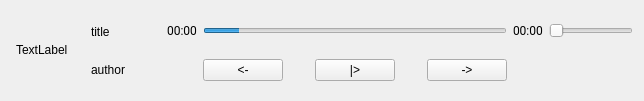
<?xml version="1.0" encoding="UTF-8"?>
<ui version="4.0">
 <class>AudioPlayer</class>
 <widget class="QWidget" name="AudioPlayer">
  <property name="geometry">
   <rect>
    <x>0</x>
    <y>0</y>
    <width>644</width>
    <height>101</height>
   </rect>
  </property>
  <property name="windowTitle">
   <string>AudioPlayer</string>
  </property>
  <layout class="QGridLayout" name="gridLayout">
   <item row="1" column="2">
    <layout class="QHBoxLayout" name="horizontalLayout">
     <item>
      <widget class="QPushButton" name="previous">
       <property name="text">
        <string>&lt;-</string>
       </property>
      </widget>
     </item>
     <item>
      <spacer name="horizontalSpacer">
       <property name="orientation">
        <enum>Qt::Horizontal</enum>
       </property>
       <property name="sizeHint" stdset="0">
        <size>
         <width>40</width>
         <height>20</height>
        </size>
       </property>
      </spacer>
     </item>
     <item>
      <widget class="QPushButton" name="play">
       <property name="text">
        <string>|&gt;</string>
       </property>
      </widget>
     </item>
     <item>
      <spacer name="horizontalSpacer_2">
       <property name="orientation">
        <enum>Qt::Horizontal</enum>
       </property>
       <property name="sizeHint" stdset="0">
        <size>
         <width>40</width>
         <height>20</height>
        </size>
       </property>
      </spacer>
     </item>
     <item>
      <widget class="QPushButton" name="skip">
       <property name="text">
        <string>-&gt;</string>
       </property>
      </widget>
     </item>
    </layout>
   </item>
   <item row="0" column="2">
    <widget class="QSlider" name="timeSlider">
     <property name="styleSheet">
      <string notr="true">QSlider::handle:horizontal{
	border:0px;
}
QSlider::groove{
	border:0px
	background-color:white;
}
</string>
     </property>
     <property name="value">
      <number>12</number>
     </property>
     <property name="orientation">
      <enum>Qt::Horizontal</enum>
     </property>
    </widget>
   </item>
   <item row="0" column="3">
    <widget class="QLabel" name="endTime">
     <property name="sizePolicy">
      <sizepolicy hsizetype="Fixed" vsizetype="Fixed">
       <horstretch>0</horstretch>
       <verstretch>0</verstretch>
      </sizepolicy>
     </property>
     <property name="minimumSize">
      <size>
       <width>30</width>
       <height>13</height>
      </size>
     </property>
     <property name="maximumSize">
      <size>
       <width>30</width>
       <height>13</height>
      </size>
     </property>
     <property name="font">
      <font>
       <family>Roboto</family>
      </font>
     </property>
     <property name="text">
      <string>00:00</string>
     </property>
    </widget>
   </item>
   <item row="0" column="4">
    <widget class="QSlider" name="volumeSlider">
     <property name="sizePolicy">
      <sizepolicy hsizetype="Fixed" vsizetype="Fixed">
       <horstretch>0</horstretch>
       <verstretch>0</verstretch>
      </sizepolicy>
     </property>
     <property name="maximum">
      <number>100</number>
     </property>
     <property name="tracking">
      <bool>true</bool>
     </property>
     <property name="orientation">
      <enum>Qt::Horizontal</enum>
     </property>
     <property name="invertedAppearance">
      <bool>false</bool>
     </property>
     <property name="invertedControls">
      <bool>false</bool>
     </property>
     <property name="tickPosition">
      <enum>QSlider::NoTicks</enum>
     </property>
    </widget>
   </item>
   <item row="0" column="1">
    <widget class="QLabel" name="currentTime">
     <property name="sizePolicy">
      <sizepolicy hsizetype="Fixed" vsizetype="Fixed">
       <horstretch>0</horstretch>
       <verstretch>0</verstretch>
      </sizepolicy>
     </property>
     <property name="minimumSize">
      <size>
       <width>30</width>
       <height>13</height>
      </size>
     </property>
     <property name="maximumSize">
      <size>
       <width>30</width>
       <height>13</height>
      </size>
     </property>
     <property name="font">
      <font>
       <family>Roboto</family>
      </font>
     </property>
     <property name="text">
      <string>00:00</string>
     </property>
     <property name="alignment">
      <set>Qt::AlignCenter</set>
     </property>
     <property name="wordWrap">
      <bool>true</bool>
     </property>
    </widget>
   </item>
   <item row="0" column="0" rowspan="2">
    <layout class="QHBoxLayout" name="metaDataPanel">
     <property name="leftMargin">
      <number>5</number>
     </property>
     <property name="topMargin">
      <number>0</number>
     </property>
     <property name="rightMargin">
      <number>5</number>
     </property>
     <item>
      <widget class="QLabel" name="cover">
       <property name="minimumSize">
        <size>
         <width>64</width>
         <height>64</height>
        </size>
       </property>
       <property name="maximumSize">
        <size>
         <width>64</width>
         <height>64</height>
        </size>
       </property>
       <property name="text">
        <string>TextLabel</string>
       </property>
      </widget>
     </item>
     <item>
      <layout class="QVBoxLayout" name="verticalLayout">
       <property name="leftMargin">
        <number>5</number>
       </property>
       <property name="rightMargin">
        <number>5</number>
       </property>
       <item>
        <widget class="QLabel" name="title">
         <property name="minimumSize">
          <size>
           <width>60</width>
           <height>0</height>
          </size>
         </property>
         <property name="text">
          <string>title</string>
         </property>
        </widget>
       </item>
       <item>
        <widget class="QLabel" name="author">
         <property name="text">
          <string>author</string>
         </property>
        </widget>
       </item>
      </layout>
     </item>
    </layout>
   </item>
  </layout>
 </widget>
 <layoutdefault spacing="6" margin="11"/>
 <resources/>
 <connections/>
</ui>
